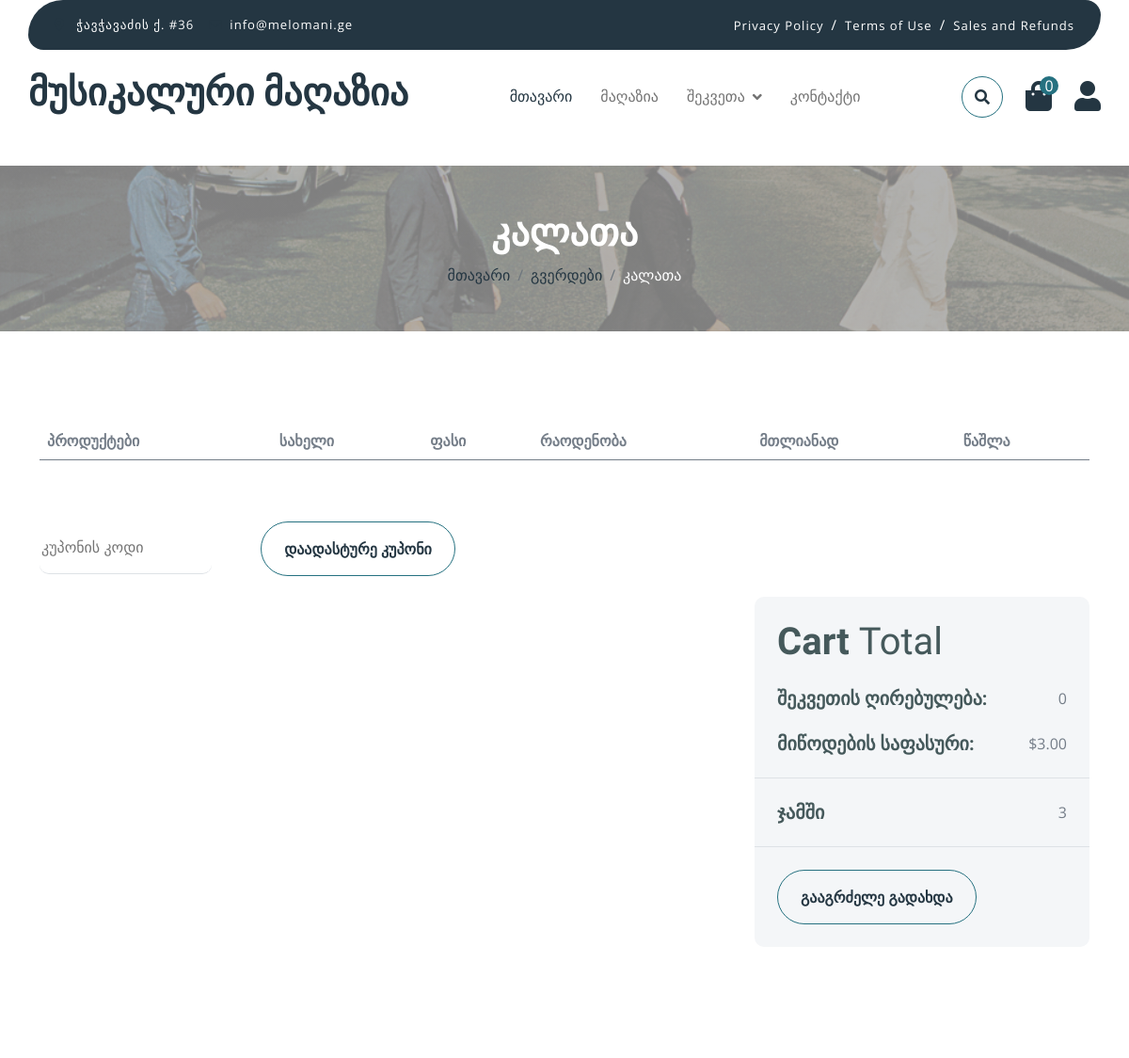
Page /order/cart/ (signed in, upper part) on the earlier database version.
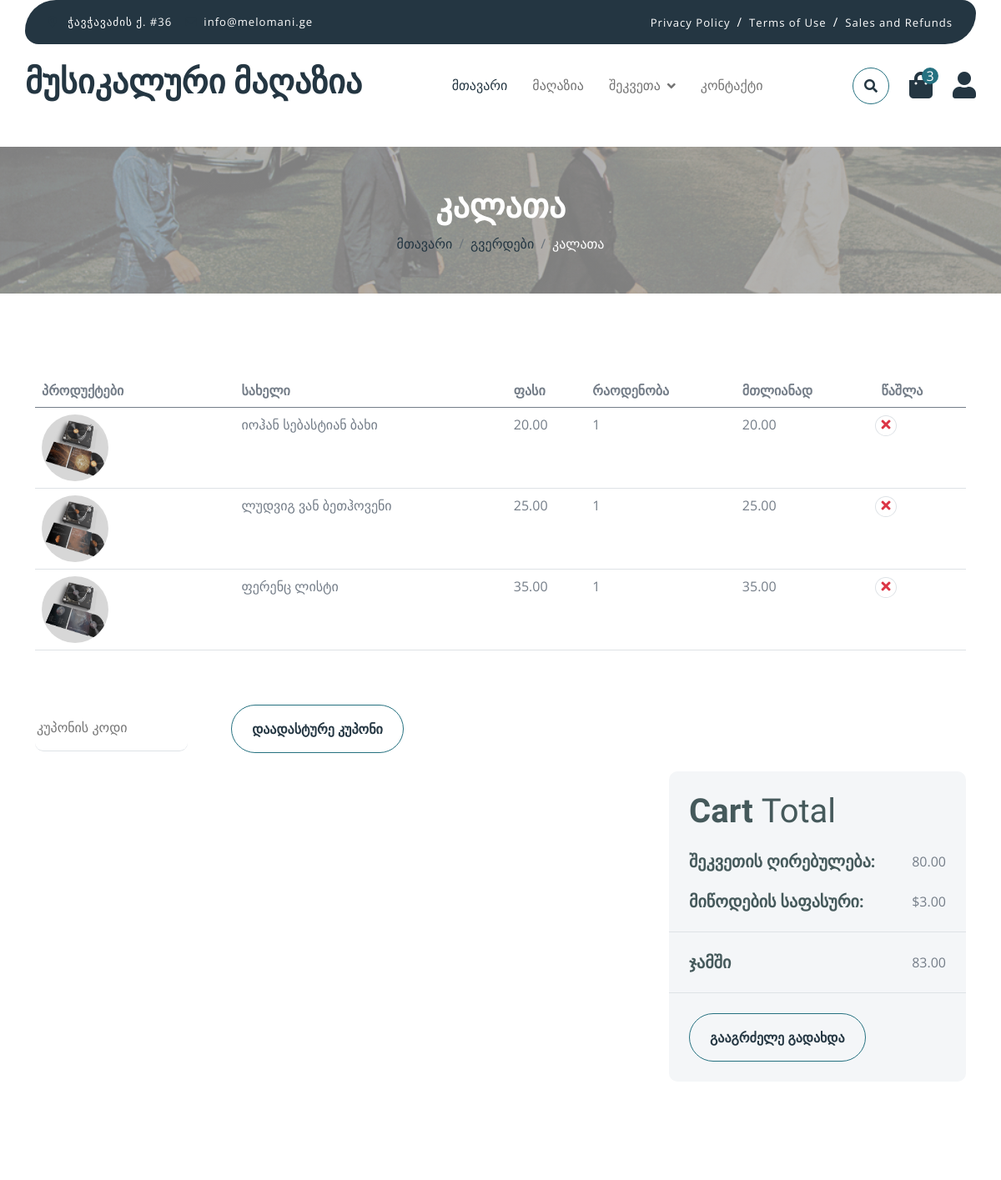
Same page on the later database version.
### order/models.py (models this page shows, shortened)
class CartItem(models.Model):
    cart = models.ForeignKey(Cart, on_delete=models.CASCADE, related_name='items')
    product = models.ForeignKey('store.Product', on_delete=models.CASCADE, blank=True, null=True)
    quantity = models.PositiveIntegerField(default=1)
    date_added = models.DateTimeField(auto_now_add=True)
    price = models.DecimalField(max_digits=10, decimal_places=2)
    @property
    def total_price(self):
        return self.product.price * self.quantity if self.product else 0

### store/models.py (models this page shows, shortened)
class Product(models.Model):
    id=models.AutoField(primary_key=True, auto_created=True)
    product_name = models.CharField(max_length=255, null=True, blank=True, verbose_name=_("სახელი"))
    slug = models.SlugField(unique=True, max_length=255, blank=True)
    image = models.ImageField('image', upload_to='static/img/', max_length=255, default='df_image.png')
    category_name = models.ManyToManyField(Category, related_name='products')
    quantity=models.IntegerField(default=0, verbose_name=_("რაოდენობა"))
    price=models.DecimalField(max_digits=5, decimal_places=2, verbose_name=_("ფასი"))
    product_description = models.CharField(max_length=255, null=True, blank=True, verbose_name=_("პროდუქტის აღწერა"))

### order/views.py (the view)
# urls.py: path('cart/', CartView.as_view(), name='cart'),
class CartView(LoginRequiredMixin, TemplateView):
    template_name = 'order/cart.html'
    login_url = 'store:login'
    redirect_field_name = "next"
    def dispatch(self, request, *args, **kwargs):
        if not request.user.is_authenticated:
            messages.info(request, _('კალათის შიგთავსის სანახავად, გთხოვთ გაიაროთ ავტორიზაცია'))
            return redirect(self.login_url)
        return super().dispatch(request, *args, **kwargs)
    def get(self, request):
        cart=Cart.objects.get(user=request.user)
        cart_items=CartItem.objects.filter(cart=cart)
        total_price = sum(item.product.price * item.quantity for item in cart_items)
        shipping_fee = 3
        total = total_price + shipping_fee
        total_quantity = sum(item.quantity for item in cart_items)
        context = {
            'cart_items': cart_items,
            'total_price': total_price,
            'shipping_fee': shipping_fee,
            'total': total,
            'total_quantity': total_quantity
        }
        return render(request, self.template_name, context)

### order/context_processors.py (called while the page is built)
def cart_quantity(request):
    total_quantity=0
    if request.user.is_authenticated:
        cart_items = CartItem.objects.filter(cart__user=request.user)
        total_quantity = sum(item.quantity for item in cart_items)
    return {'total_quantity':total_quantity}

### templates/order/cart.html
{%extends "../base.html" %}
{% load static %}
{% block cart %}
        <div class="container-fluid page-header py-5">
            <h1 class="text-center text-white display-6">კალათა</h1>
            <ol class="breadcrumb justify-content-center mb-0">
                <li class="breadcrumb-item"><a href="#">მთავარი</a></li>
                <li class="breadcrumb-item"><a href="#">გვერდები</a></li>
                <li class="breadcrumb-item active text-white">კალათა</li>
            </ol>
        </div>
        <div class="container-fluid py-5">
            <div class="container py-5">
                <div class="table-responsive">
                    <table class="table">
                        <thead>
                          <tr>
                            <th scope="col">პროდუქტები</th>
                            <th scope="col">სახელი</th>
                            <th scope="col">ფასი</th>
                            <th scope="col">რაოდენობა</th>
                            <th scope="col">მთლიანად</th>
                            <th scope="col">წაშლა</th>
                          </tr>
                        </thead>
                        <tbody>
                            {% for item in cart_items %}
                            <tr>
                                <th scope="row">
                                    <div class="d-flex align-items-center">
                                        <img src="{{ item.product.image.url }}" class="img-fluid me-5 rounded-circle" style="width: 80px; height: 80px;" alt="">
                                    </div>
                                </th>
                                <td>{{item.product.product_name}}</td>
                                <td>{{item.price}}</td>
                                <td>{{item.quantity}}</td>
                                <td>{{item.total_price}}</td>
                                <td>
                                    <i class="fa fa-times text-danger"><a href="{% url 'order:remove_from_cart' item.product.id %}" class="btn btn-md rounded-circle border" style="margin-left: -18px; height: 25px;"></a></i>
                                </td>
                            </tr>
                            {% endfor %}
                        </tbody>
                    </table>
                </div>
                <div class="mt-5">
                    <input type="text" class="border-0 border-bottom rounded me-5 py-3 mb-4" placeholder="კუპონის კოდი">
                    <button class="btn border-secondary rounded-pill px-4 py-3 text-primary" type="button">დაადასტურე კუპონი</button>
                </div>
                <div class="row g-4 justify-content-end">
                    <div class="col-8"></div>
                    <div class="col-sm-8 col-md-7 col-lg-6 col-xl-4">
                        <div class="bg-light rounded">
                            <div class="p-4">
                                <h1 class="display-6 mb-4">Cart <span class="fw-normal">Total</span></h1>
                                <div class="d-flex justify-content-between mb-4">
                                    <h5 class="mb-0 me-4">შეკვეთის ღირებულება:</h5>
                                    <p class="mb-0">{{total_price}}</p>
                                </div>
                                <div class="d-flex justify-content-between">
                                    <h5 class="mb-0 me-4">მიწოდების საფასური:</h5>
                                    <div class="">
                                        <p class="mb-0">$3.00</p>
                                    </div>
                                </div>
                            </div>
                            <div class="py-4 mb-4 border-top border-bottom d-flex justify-content-between">
                                <h5 class="mb-0 ps-4 me-4">ჯამში</h5>
                                <p class="mb-0 pe-4">{{total}}</p>
                            </div>
                            <button class="btn border-secondary rounded-pill px-4 py-3 text-primary text-uppercase mb-4 ms-4" type="button">გააგრძელე გადახდა</button>
                        </div>
                    </div>
                </div>
            </div>
        </div>
{% endblock %}

### templates/base.html (shortened to what this page needs)
{% load static %}
<!DOCTYPE html>
<html lang="en">
    <head>
        <link rel="stylesheet" href="https://use.fontawesome.com/releases/v5.15.4/css/all.css"/>
        <link href="https://cdn.jsdelivr.net/npm/bootstrap-icons@1.4.1/font/bootstrap-icons.css" rel="stylesheet">
        <link href="{% static 'lib/lightbox/css/lightbox.min.css' %}" rel="stylesheet">
        <link href="{% static 'lib/owlcarousel/assets/owl.carousel.min.css' %}" rel="stylesheet">
        <link href="{% static 'css/bootstrap.min.css' %}" rel="stylesheet">
        <link href=" {% static 'css/style.css' %}" rel="stylesheet">
    </head>
    <body>
            <div class="container-fluid fixed-top">
                <div class="container topbar bg-primary d-none d-lg-block">
                    <div class="d-flex justify-content-between">
                        <div class="top-info ps-2">
                            <small class="me-3"><i class="fas fa-map-marker-alt me-2 text-secondary"></i> <a href="#" class="text-white">ჭავჭავაძის ქ. #36</a></small>
                            <small class="me-3"><i class="fas fa-envelope me-2 text-secondary"></i><a href="#" class="text-white">info@melomani.ge</a></small>
                        </div>
                        <div class="top-link pe-2">
                            <a href="#" class="text-white"><small class="text-white mx-2">Privacy Policy</small>/</a>
                            <a href="#" class="text-white"><small class="text-white mx-2">Terms of Use</small>/</a>
                            <a href="#" class="text-white"><small class="text-white ms-2">Sales and Refunds</small></a>
                        </div>
                    </div>
                </div>
                <div class="container px-0">
                    <nav class="navbar navbar-light bg-white navbar-expand-xl">
                        <a href="{% url 'store:store' %}" class="navbar-brand"><h1 class="text-primary display-6">მუსიკალური მაღაზია</h1></a>
                        <div class="collapse navbar-collapse bg-white" id="navbarCollapse">
                            <div class="navbar-nav mx-auto">
                                <a href="{% url 'store:store' %}" class="nav-item nav-link active">მთავარი</a>
                                <a href="{% url 'store:shop' %}" class="nav-item nav-link">მაღაზია</a>
                                <div class="nav-item dropdown">
                                    <a href="#" class="nav-link dropdown-toggle" data-bs-toggle="dropdown">შეკვეთა</a>
                                </div>
                                <a href="{% url 'store:contact' %}" class="nav-item nav-link">კონტაქტი</a>
                            </div>
                            <div class="d-flex m-3 me-0">
                                <button class="btn-search btn border border-secondary btn-md-square rounded-circle bg-white me-4" data-bs-toggle="modal" data-bs-target="#searchModal"><i class="fas fa-search text-primary"></i></button>
                                <a href="{% url 'order:cart' %}" class="position-relative me-4 my-auto">
                                    <i class="fa fa-shopping-bag fa-2x"></i>
                                    <span class="position-absolute bg-secondary rounded-circle d-flex align-items-center justify-content-center text-white px-1" style="top: -5px; left: 15px; height: 20px; min-width: 20px;">{{ total_quantity }}</span>
                                </a>
                                <a href="{% url 'accounts:profile' %}" class="my-auto">
                                    <i class="fas fa-user fa-2x"></i>
                                </a>
                            </div>
                        </div>
                    </nav>
                </div>
            </div>
        {% block cart %} {% endblock %}
    </body>
</html>

### static/css/style.css (style rules this page uses)
.btn { font-weight: 600; transition: .5s; }
.btn-md-square { width: 44px; height: 44px; }
.btn-square, .btn-sm-square, .btn-md-square, .btn-lg-square { padding: 0; display: flex; align-items: center; justify-content: center; font-weight: normal; }
.btn.border-secondary { transition: 0.5s; }
.fixed-top { transition: 0.5s; background: var(--bs-white); border: 0; }
.topbar { padding: 20px; border-radius: 230px 100px; }
.topbar .top-info { font-size: 15px; line-height: 0; letter-spacing: 1px; display: flex; align-items: center; }
.topbar .top-link { font-size: 15px; line-height: 0; letter-spacing: 1px; display: flex; align-items: center; }
.topbar .top-link a { letter-spacing: 1px; }
.navbar .navbar-nav .nav-link { padding: 10px 15px; font-size: 16px; transition: .5s; }
.navbar { height: 100px; border-bottom: 1px solid rgba(255, 255, 255, .1); }
.navbar .navbar-nav .nav-link:hover, .navbar .navbar-nav .nav-link.active, .fixed-top.bg-white .navbar .navbar-nav .nav-link:hover, .fixed-top.bg-white .navbar .navbar-nav .nav-link.active { color: var(--bs-primary); }
.navbar .dropdown-toggle::after { border: none; content: "\f107"; font-family: "Font Awesome 5 Free"; font-weight: 700; vertical-align: middle; margin-left: 8px; }
.page-header { position: relative; background: linear-gradient(rgba(0, 0, 0, 0.3), rgba(0, 0, 0, 0.3)), url(../img/thebeatles.png); background-position: center center; background-repeat: no-repeat; background-size: cover; }
@media (min-width: 992px) { .hero-header, .page-header { margin-top: 152px !important; } }

Differences in the rows shown:
added CartItem: product.image (picture), product.product_name "იოჰან სებასტიან ბახი", price "20.00", quantity "1", total_price "20.00"
added CartItem: product.image (picture), product.product_name "ლუდვიგ ვან ბეთჰოვენი", price "25.00", quantity "1", total_price "25.00"
added CartItem: product.image (picture), product.product_name "ფერენც ლისტი", price "35.00", quantity "1", total_price "35.00"
Other differences:
{{ total_quantity }}: "0" → "3"
{{ total_price }}: "0" → "80.00"
{{ total }}: "3" → "83.00"
